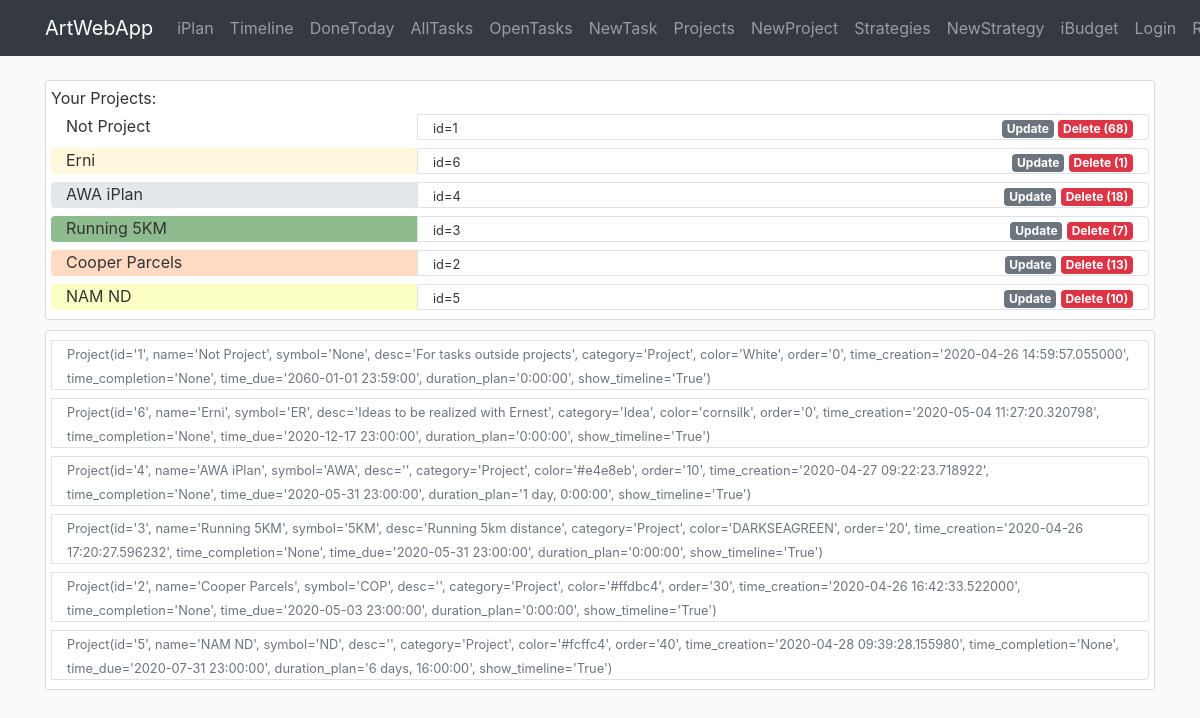
The app's page /iplan/project with its own data.
### awa/iplan/models.py (models this page shows)
class Project(db.Model):
    id = db.Column(db.Integer, primary_key=True)
    name = db.Column(db.String(40), nullable=False)
    symbol = db.Column(db.String(3))
    desc = db.Column(db.Text)
    category = db.Column(db.String(20))
    color = db.Column(db.String(7))
    order = db.Column(db.Integer)
    time_creation = db.Column(db.DateTime, default=datetime.now)
    time_completion = db.Column(db.DateTime)
    time_due = db.Column(db.DateTime)
    duration_plan = db.Column(db.Interval, nullable=False, default=timedelta(0))
    show_timeline = db.Column(db.Boolean, default=True, nullable=False)
    br_task = db.relationship('Task', backref='project')  # todo: lazy=True - test that later
    def __repr__(self):
        return f"Project(id='{self.id}', name='{self.name}', symbol='{self.symbol}', desc='{self.desc}'," \
               f" category='{self.category}', color='{self.color}', order='{self.order}'," \
               f" time_creation='{self.time_creation}', time_completion='{self.time_completion}'," \
               f" time_due='{self.time_due}', duration_plan='{self.duration_plan}'," \
               f" show_timeline='{self.show_timeline}')"

### awa/iplan/routes.py (the view)
@iplan.route('/iplan/project', methods=['GET', 'POST'])
def project():
    projects = Project.query.order_by(Project.order).all()
    count_tasks = {item.id: len(Task.query.filter_by(id_project=item.id).all()) for item in projects}
    return render_template('iplan/project.html', projects=projects, count_tasks=count_tasks)

### awa/templates/iplan/project.html
{% extends "layout.html" %}
{% block content %}
<div class="container">
   <div class="content-section">
       Your Projects:
        {% for item in projects %}
        <div class="row m-0">
            <div class="col-4 rounded-left mt-1 mb-1" style="background-color:{{item.color}}">
                {{item.name}}
            </div>
            <div class="col border rounded-right mt-1 mb-1">
                <div class="row p-0">
                    <div class="col">
                        <small>id={{item.id}}</small>
                    </div>
                    <div class="col-auto ml-auto">
                        <a href="{{url_for('iplan.project_update', id_project=item.id)}}" class="badge badge-secondary">Update</a>
                        {% if count_tasks[item.id] %}
                            <a href="{{url_for('iplan.project_delete', id_project=item.id)}}" class="badge badge-danger">Delete ({{count_tasks[item.id]}})</a>
                        {% else %}
                            <a href="{{url_for('iplan.project_delete', id_project=item.id)}}" class="badge badge-warning">Delete</a>
                        {% endif %}
                    </div>
                </div>
            </div>
        </div>
        {% endfor %}
    </div>
   <div class="content-section">
        {% for item in projects %}
        <div class="row m-0">
            <div class="col border rounded-right mt-1 mb-1">
                <div class="row p-0">
                    <div class="col-auto">
                        <small class="text-muted">{{item}}</small>
                    </div>
                </div>
            </div>
        </div>
        {% endfor %}
    </div>
</div>
{% endblock content %}

### awa/static/main.css (style rules this page uses)
body { background: #fafafa; color: #333333; margin-top: 5rem; }
.content-section { background: #ffffff; padding: 5px 5px; border: 1px solid #dddddd; border-radius: 3px; margin-bottom: 10px; }

### records on screen
Project: name "Not Project", id "1", count_tasks "68", id+name+symbol "Project(id='1', name='Not Project', symbol='None', desc='For tasks outside projects', category='Project', color='White', order='0', time_creation='2020-04-26 14:59:57.055000', time_completion='None', time_due='2060-01-01 23:59:00', duration_plan='0:00:00', show_timeline='True')"
Project: name "Erni", id "6", show_timeline "1", id+name+symbol "Project(id='6', name='Erni', symbol='ER', desc='Ideas to be realized with Ernest', category='Idea', color='cornsilk', order='0', time_creation='2020-05-04 11:27:20.320798', time_completion='None', time_due='2020-12-17 23:00:00', duration_plan='0:00:00', show_timeline='True')"
Project: name "AWA iPlan", id "4", count_tasks "18", id+name+symbol "Project(id='4', name='AWA iPlan', symbol='AWA', desc='', category='Project', color='#e4e8eb', order='10', time_creation='2020-04-27 09:22:23.718922', time_completion='None', time_due='2020-05-31 23:00:00', duration_plan='1 day, 0:00:00', show_timeline='True')"
Project: name "Running 5KM", id "3", count_tasks "7", id+name+symbol "Project(id='3', name='Running 5KM', symbol='5KM', desc='Running 5km distance', category='Project', color='DARKSEAGREEN', order='20', time_creation='2020-04-26 17:20:27.596232', time_completion='None', time_due='2020-05-31 23:00:00', duration_plan='0:00:00', show_timeline='True')"
Project: name "Cooper Parcels", id "2", count_tasks "13", id+name+symbol "Project(id='2', name='Cooper Parcels', symbol='COP', desc='', category='Project', color='#ffdbc4', order='30', time_creation='2020-04-26 16:42:33.522000', time_completion='None', time_due='2020-05-03 23:00:00', duration_plan='0:00:00', show_timeline='True')"
Project: name "NAM ND", id "5", count_tasks "10", id+name+symbol "Project(id='5', name='NAM ND', symbol='ND', desc='', category='Project', color='#fcffc4', order='40', time_creation='2020-04-28 09:39:28.155980', time_completion='None', time_due='2020-07-31 23:00:00', duration_plan='6 days, 16:00:00', show_timeline='True')"
